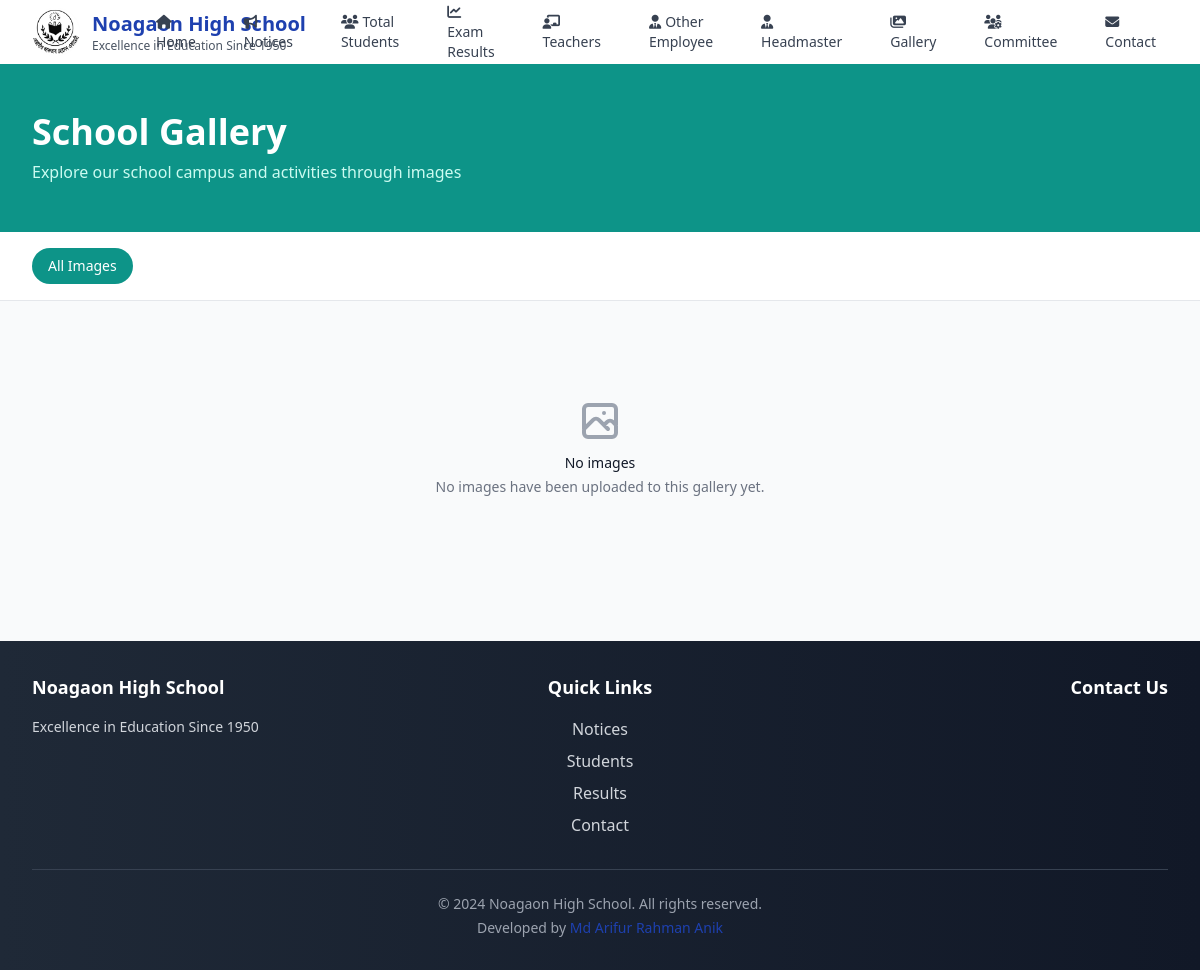
The page /gallery/ on the database as committed earlier.
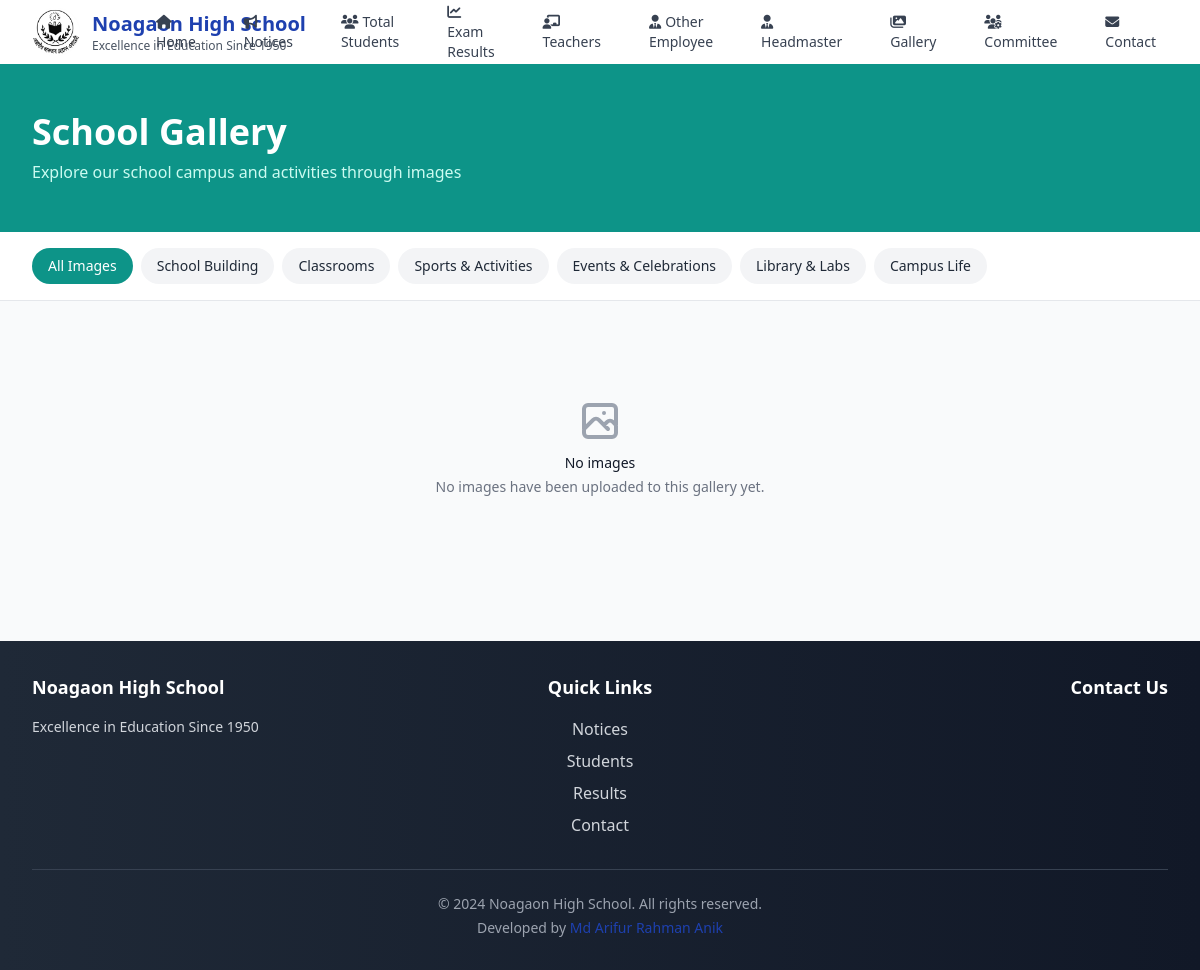
The same page on the database as committed later.
### main/models.py (models this page shows, shortened)
class GalleryCategory(models.Model):
    name = models.CharField(max_length=100)
    description = models.TextField(blank=True)
    order = models.PositiveIntegerField(default=0, help_text="Order of display")
    is_active = models.BooleanField(default=True)
    class Meta:
        verbose_name_plural = "Gallery Categories"
        ordering = ['order', 'name']

### main/views.py (the view)
# urls.py: path('gallery/', views.gallery, name='gallery'),
def gallery(request):
    categories = GalleryCategory.objects.all()
    category_id = request.GET.get('category')
    selected_category = None
    if category_id:
        try:
            selected_category = GalleryCategory.objects.get(id=category_id)
            images = GalleryImage.objects.filter(category=selected_category)
        except GalleryCategory.DoesNotExist:
            images = GalleryImage.objects.all()
    else:
        images = GalleryImage.objects.all()
    images = images.order_by('-upload_date')
    paginator = Paginator(images, 12)  # Show 12 images per page
    page_number = request.GET.get('page')
    page_obj = paginator.get_page(page_number)
    context = {
        'categories': categories,
        'page_obj': page_obj,
        'selected_category': selected_category,
    }
    return render(request, 'main/gallery.html', context)

### main/context_processors.py (called while the page is built)
def get_default_logo():
    logo_path = os.path.join(settings.MEDIA_ROOT, 'logo', 'Noagaon_logo.jpg')
    if os.path.exists(logo_path):
        return f"{settings.MEDIA_URL}logo/Noagaon_logo.jpg"
    return None

### templates/main/gallery.html (shortened to what the changed rows need)
{% extends 'base.html' %}
{% block content %}
<div class="bg-teal-600 text-white">
    <div class="max-w-7xl mx-auto py-12 px-4 sm:px-6 lg:px-8">
        <h1 class="text-3xl md:text-4xl font-bold">School Gallery</h1>
    </div>
</div>
<div class="bg-white shadow-sm border-b">
    <div class="max-w-7xl mx-auto px-4 sm:px-6 lg:px-8">
        <div class="flex items-center overflow-x-auto py-4 whitespace-nowrap">
            <a href="{% url 'main:gallery' %}"
               class="px-4 py-2 rounded-full text-sm font-medium mr-2 {% if not selected_category %}bg-teal-600 text-white{% else %}bg-gray-100 text-gray-800 hover:bg-gray-200{% endif %} transition-colors">
                All Images
            </a>
            {% for category in categories %}
                <a href="{% url 'main:gallery' %}?category={{ category.id }}"
                   class="px-4 py-2 rounded-full text-sm font-medium mr-2 {% if selected_category.id == category.id %}bg-teal-600 text-white{% else %}bg-gray-100 text-gray-800 hover:bg-gray-200{% endif %} transition-colors">
                    {{ category.name }}
                </a>
            {% endfor %}
        </div>
    </div>
</div>
{% endblock %}

Rows that differ between the two databases and show on the page:
added GalleryCategory: name "School Building"
added GalleryCategory: name "Classrooms"
added GalleryCategory: name "Sports & Activities"
added GalleryCategory: name "Events & Celebrations"
added GalleryCategory: name "Library & Labs"
added GalleryCategory: name "Campus Life"
